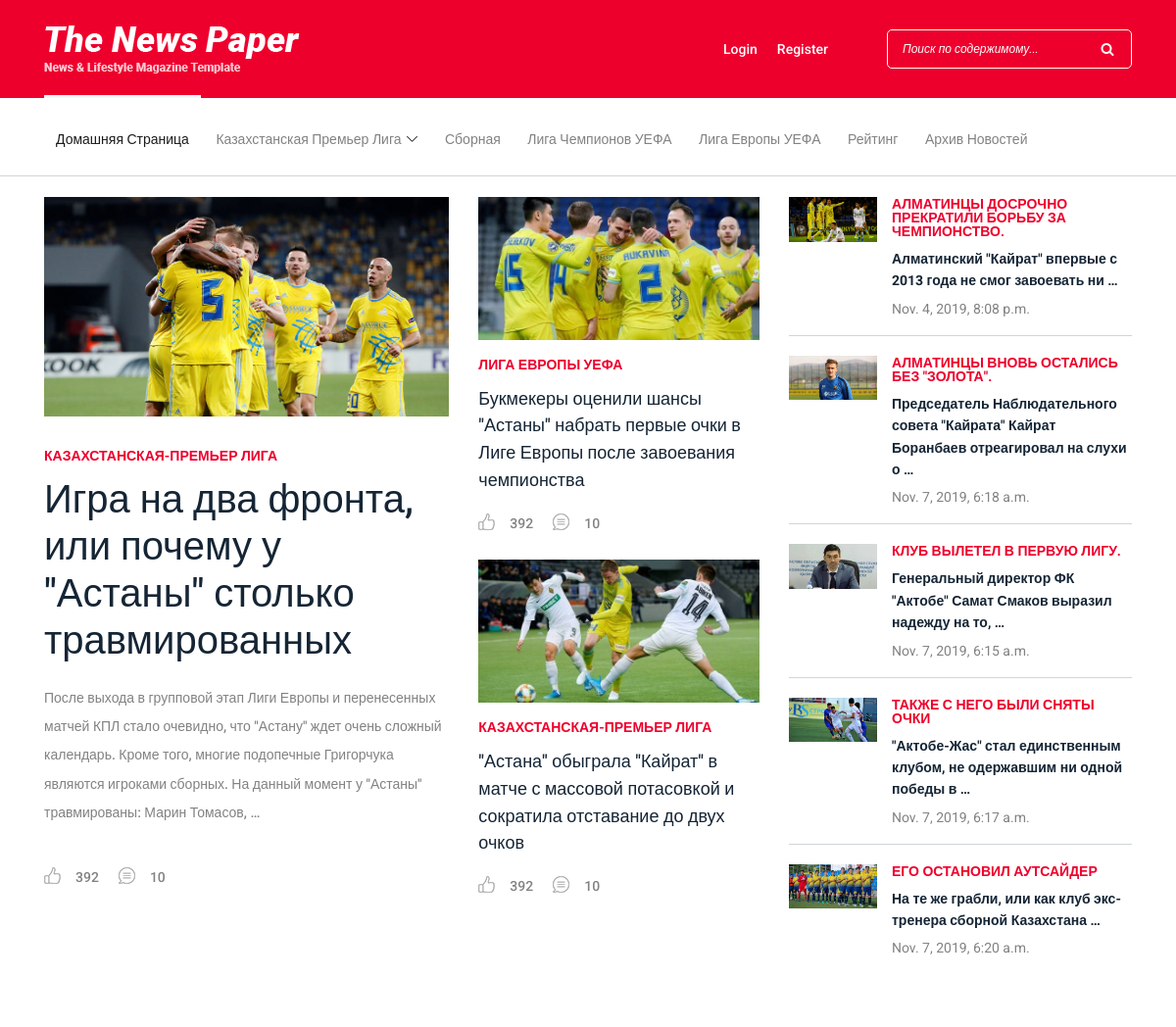
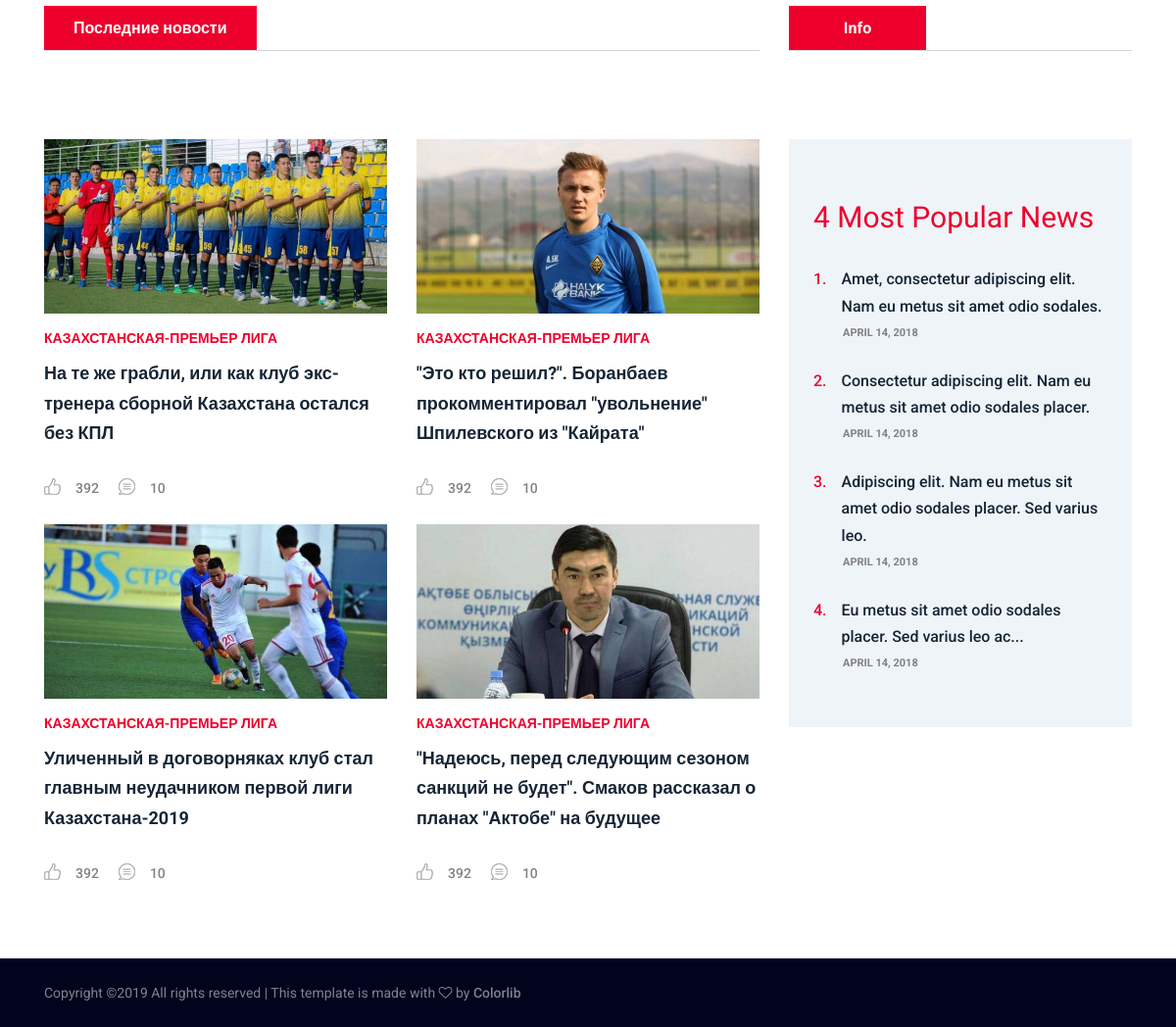
The app's page /, older data (2 pictures, top to bottom).
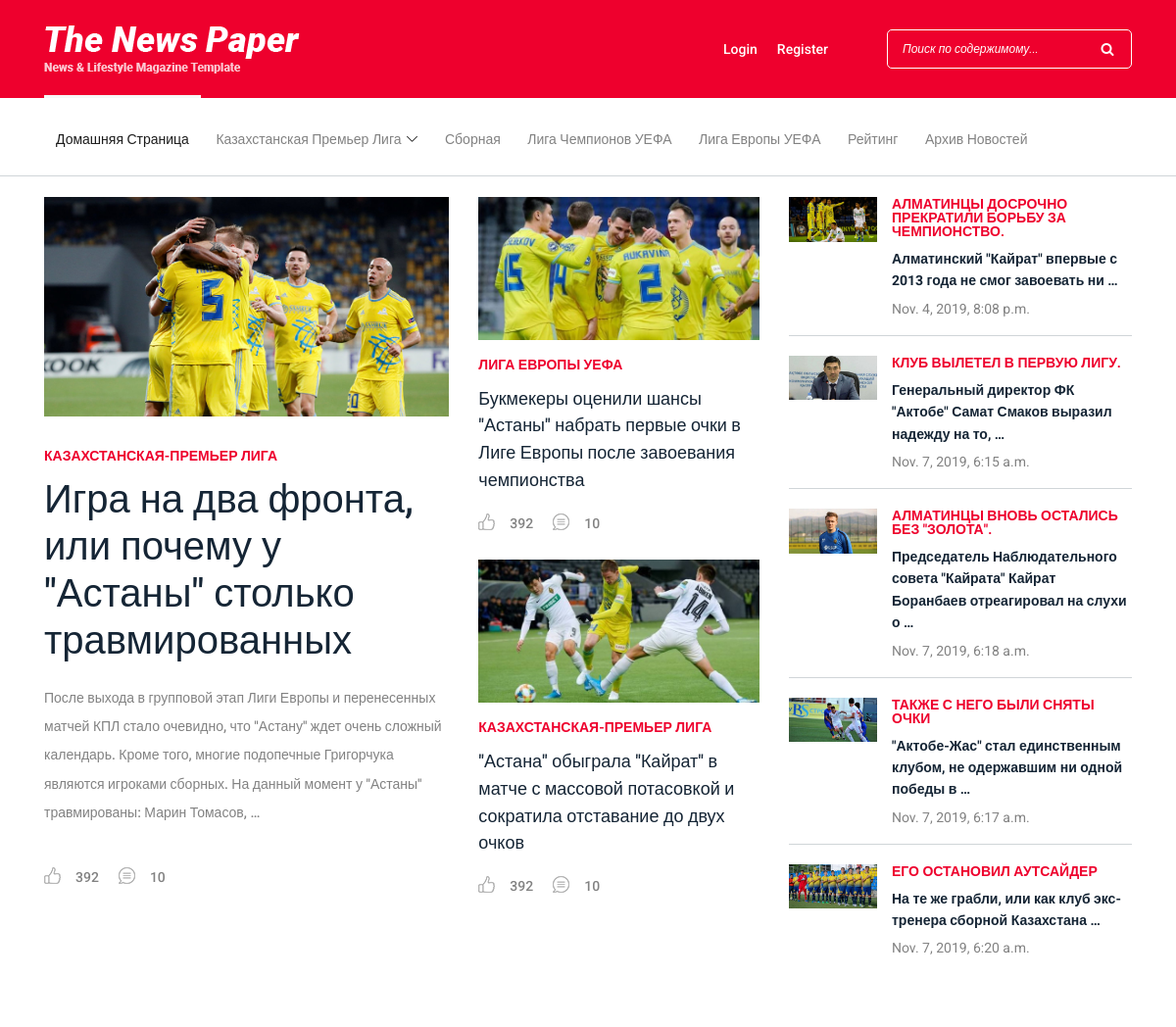
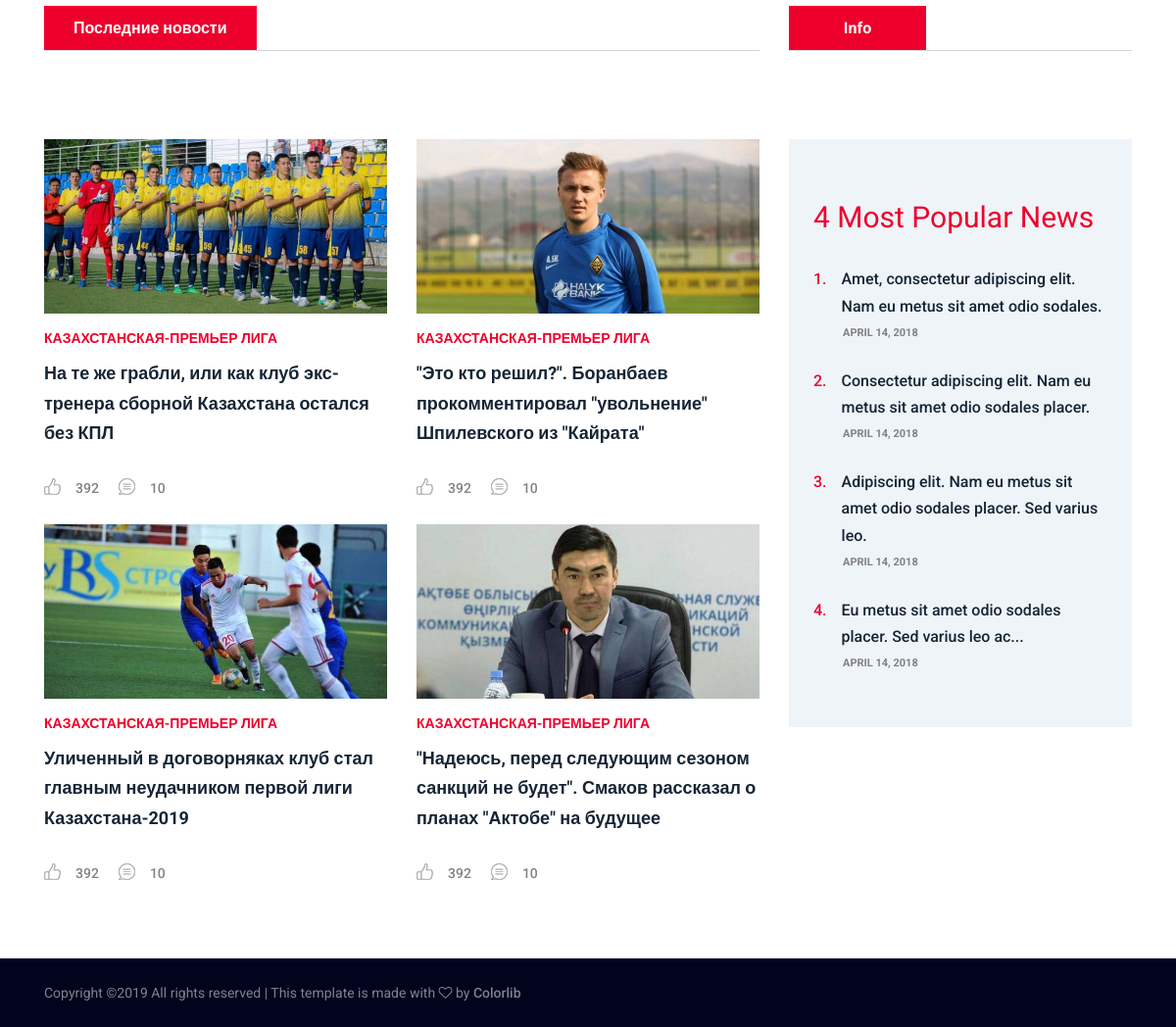
The same page, newer data (2 pictures, top to bottom).
### Django_App/applications/news/models.py (models this page shows, shortened)
class News(models.Model):
    KPL = 'Казахстанская-премьер лига'  # Kazakhstan premier league
    NAT_TEAM = 'Национальная сборная по футболу'  # National team of Kazakhstan
    UCL = 'Лига чемпионов УЕФА'  # UEFA Champions League
    UEL = 'Лига Европы УЕФА'  # UEFA Europe League
    ANOTHER = 'Другое'  # Another
    TAG_TYPES = [
        (ANOTHER, 'Другое'),
        (KPL, 'Казахстанская-премьер лига'),
        (NAT_TEAM, 'Национальная сборная по футболу'),
        (UCL, 'Лига чемпионов УЕФА'),
        (UEL, 'Лига Европы УЕФА'),
    ]
    news_title = models.CharField('Title of the news', max_length=200)
    news_sh_description = models.CharField('Short description of the news', max_length=800)
    news_content = models.TextField('Content of the news')
    news_tag = models.CharField(max_length=100, choices=TAG_TYPES, default=ANOTHER)
    publication_date = models.DateTimeField('Date of publication of the news')
    count_of_views = models.IntegerField('Count of views of the news')
    img = models.ImageField(upload_to='images/')

### Django_App/applications/news/views.py (the view)
# urls.py: path('', views.index, name='index'),
def index(request):
    news_list = News.objects.order_by('-count_of_views')[:3]
    another_list = News.objects.order_by('-count_of_views')[3:9]
    latest_news = News.objects.order_by('-publication_date')[:4]
    return render(request, 'news/index.html', {'news_list': news_list, 'latest_news': latest_news,
                                               'another_list': another_list})

### templates/news/index.html (shortened to what the changed rows need)
{% load static %}
<!DOCTYPE html>
<html lang="en">
<head>
    <link rel="stylesheet" href="{% static 'style.css' %}">
</head>
<body>
    <br>
    {% if news_list %}
    <div class="featured-post-area">
        <div class="container">
            <div class="row">
                <div class="col-12 col-md-6 col-lg-4">
                    {% for news in another_list %}
                    <div class="single-blog-post small-featured-post d-flex">
                        <div class="post-thumb">
                            <a href="{% url 'news:one_by_one' news.id %}"><img src="{{ news.img.url }}" alt=""></a>
                        </div>
                        <div class="post-data">
                            <a href="{% url 'news:one_by_one' news.id %}" class="post-catagory">{{ news.news_sh_description }}</a>
                            <div class="post-meta">
                                <a href="{% url 'news:one_by_one' news.id %}" class="post-title">
                                    <h6>{{ news.news_content|truncatewords:10 }}</h6>
                                </a>
                                <p class="post-date"><span>{{ news.publication_date }}</span></p>
                            </div>
                        </div>
                    </div>
                    {% endfor %}
                </div>
            </div>
        </div>
    </div>
    {% endif %}
    {% if latest_news %}
    <div class="popular-news-area section-padding-80-50">
        <div class="container">
            <div class="row">
                <div class="col-12 col-lg-8">
                    <div class="section-heading">
                        <h6>Последние новости</h6>
                    </div>
                    <div class="row">
                        <div class="col-12 col-md-6">
                            <div class="single-blog-post style-3">
                                <div class="post-thumb">
                                    <a href="{% url 'news:one_by_one' latest_news.0.id %}"><img src="{{ latest_news.0.img.url }}" alt=""></a>
                                </div>
                                <div class="post-data">
                                    <a href="{% url 'news:one_by_one' latest_news.0.id %}" class="post-catagory">{{ latest_news.0.news_tag }}</a>
                                    <a href="{% url 'news:one_by_one' latest_news.0.id %}" class="post-title">
                                        <h6>{{ latest_news.0.news_title }}</h6>
                                    </a>
                                    <div class="post-meta d-flex align-items-center">
                                        <a href="#" class="post-like"><img src="{% static 'img/core-img/like.png' %}" alt=""> <span>392</span></a>
                                        <a href="#" class="post-comment"><img src="{% static 'img/core-img/chat.png' %}" alt=""> <span>10</span></a>
                                    </div>
                                </div>
                            </div>
                        </div>
                        <div class="col-12 col-md-6">
                            <div class="single-blog-post style-3">
                                <div class="post-thumb">
                                    <a href="{% url 'news:one_by_one' latest_news.1.id %}"><img src="{{ latest_news.1.img.url }}" alt=""></a>
                                </div>
                                <div class="post-data">
                                    <a href="{% url 'news:one_by_one' latest_news.1.id %}" class="post-catagory">{{ latest_news.1.news_tag }}</a>
                                    <a href="{% url 'news:one_by_one' latest_news.1.id %}" class="post-title">
                                        <h6>{{ latest_news.1.news_title }}</h6>
                                    </a>
                                    <div class="post-meta d-flex align-items-center">
                                        <a href="#" class="post-like"><img src="{% static 'img/core-img/like.png' %}" alt=""> <span>392</span></a>
                                        <a href="#" class="post-comment"><img src="{% static 'img/core-img/chat.png' %}" alt=""> <span>10</span></a>
                                    </div>
                                </div>
                            </div>
                        </div>
                        <div class="col-12 col-md-6">
                            <div class="single-blog-post style-3">
                                <div class="post-thumb">
                                    <a href="{% url 'news:one_by_one' latest_news.2.id %}"><img src="{{ latest_news.2.img.url }}" alt=""></a>
                                </div>
                                <div class="post-data">
                                    <a href="{% url 'news:one_by_one' latest_news.2.id %}" class="post-catagory">{{ latest_news.2.news_tag }}</a>
                                    <a href="{% url 'news:one_by_one' latest_news.2.id %}" class="post-title">
                                        <h6>{{ latest_news.2.news_title }}</h6>
                                    </a>
                                    <div class="post-meta d-flex align-items-center">
                                        <a href="#" class="post-like"><img src="{% static 'img/core-img/like.png' %}" alt=""> <span>392</span></a>
                                        <a href="#" class="post-comment"><img src="{% static 'img/core-img/chat.png' %}" alt=""> <span>10</span></a>
                                    </div>
                                </div>
                            </div>
                        </div>
                        <div class="col-12 col-md-6">
                            <div class="single-blog-post style-3">
                                <div class="post-thumb">
                                    <a href="{% url 'news:one_by_one' latest_news.3.id %}"><img src="{{ latest_news.3.img.url }}" alt=""></a>
                                </div>
                                <div class="post-data">
                                    <a href="{% url 'news:one_by_one' latest_news.3.id %}" class="post-catagory">{{ latest_news.2.news_tag }}</a>
                                    <a href="{% url 'news:one_by_one' latest_news.3.id %}" class="post-title">
                                        <h6>{{ latest_news.3.news_title }}</h6>
                                    </a>
                                    <div class="post-meta d-flex align-items-center">
                                        <a href="#" class="post-like"><img src="{% static 'img/core-img/like.png' %}" alt=""> <span>392</span></a>
                                        <a href="#" class="post-comment"><img src="{% static 'img/core-img/chat.png' %}" alt=""> <span>10</span></a>
                                    </div>
                                </div>
                            </div>
                        </div>
                    </div>
                </div>
                <div class="col-12 col-lg-4">
                    <div class="section-heading">
                        <h6>Info</h6>
                    </div>
                    <div class="popular-news-widget mb-30">
                        <h3>4 Most Popular News</h3>
                        <div class="single-popular-post">
                            <a href="#">
                                <h6><span>1.</span> Amet, consectetur adipiscing elit. Nam eu metus sit amet odio sodales.</h6>
                            </a>
                            <p>April 14, 2018</p>
                        </div>
                        <div class="single-popular-post">
                            <a href="#">
                                <h6><span>2.</span> Consectetur adipiscing elit. Nam eu metus sit amet odio sodales placer.</h6>
                            </a>
                            <p>April 14, 2018</p>
                        </div>
                        <div class="single-popular-post">
                            <a href="#">
                                <h6><span>3.</span> Adipiscing elit. Nam eu metus sit amet odio sodales placer. Sed varius leo.</h6>
                            </a>
                            <p>April 14, 2018</p>
                        </div>
                        <div class="single-popular-post">
                            <a href="#">
                                <h6><span>4.</span> Eu metus sit amet odio sodales placer. Sed varius leo ac...</h6>
                            </a>
                            <p>April 14, 2018</p>
                        </div>
                    </div>
                </div>
            </div>
        </div>
    </div>
    {% endif %}
</body>
</html>

Row changes from the older to the newer data that the page shows:
changed News "КЛУБ ВЫЛЕТЕЛ В ПЕРВУЮ ЛИГУ.": moves up the list
